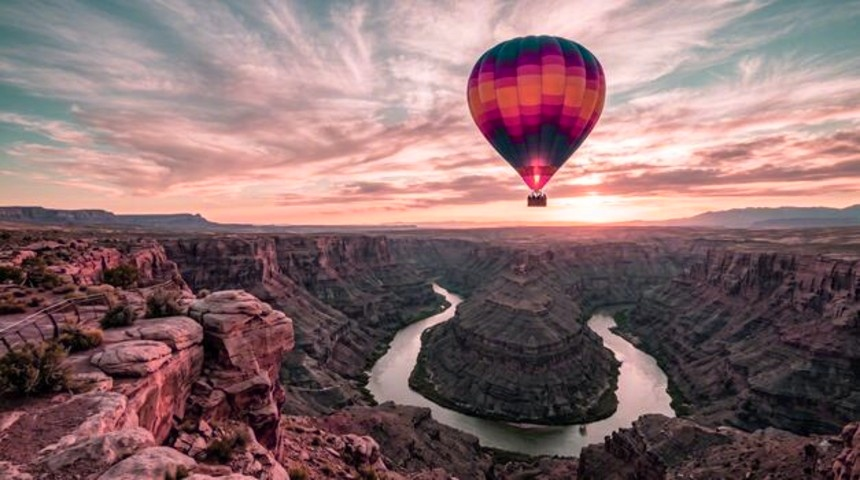
#> input picture outputs/img_hue.jpg, 860 x 480 px
$ python main.py
#> lines starting #> are read from the running program, lines starting #| are printed output that depends on the picture
### src/image.py
import numpy as np
import cv2 as cv

def flip_horizontal(img):
    return img[:, ::-1]

def flip_vertical(img):
    return img[::-1, :]

def rotate_90deg_cw(img):
    return cv.transpose(img[::-1, :])

def rotate_180deg_cw(img):
    return img[::-1, ::-1]

def rotate_270deg_cw(img):
    return rotate_90deg_cw(rotate_180deg_cw(img))

def crop(img, x1, y1, x2, y2):
    return img[x1:x2, y1:y2]

# [5 lines left out: function resize, not called in this run]

def rescale(img, factor=1.5):
    h, w = img.shape[:2]
    return resize(img, max(1, int(w * factor)), max(1, int(h * factor)))

# [6 lines left out: function grayscale, not called in this run]

def negetive(img):
    return 255 - img

def brightness(img, percent=50):
    res = img.astype(np.float32) * (1 + percent / 100)
    return np.clip(res, 0, 255).astype(np.uint)

def contrast(img, percent=50):
    res = img.astype(np.float32) * (percent/100)
    return np.clip(res, 0, 255).astype(np.uint8)

def threshold(img, t=127):
    gray = img if img.ndim == 2 else grayscale(img)
    return np.where(gray > t, 255, 0).astype(np.uint8)

# [94 lines left out: functions box_blur, gaussian_blur, alpha_blend, multiply, screen, overlay and 4 more, not called in this run]

def tint(img, color=(255, 0, 128), strength=0.3):
    out = (1 - strength) * img + strength * np.array(color)
    return np.clip(out, 0, 255).astype(np.uint8)

### src/main.py
import numpy as np
import cv2 as cv
import os
import sys
from image import flip_horizontal, flip_vertical, rotate_90deg_cw, rotate_180deg_cw, rotate_270deg_cw, crop, resize, rescale, grayscale, negetive, brightness, contrast, threshold, box_blur, gaussian_blur,alpha_blend, multiply,screen,overlay,difference , sharpen, hue_shift, saturation, tint

# defining functions that only take user inputs greater than 0
def safe_input_float(str):
    while(True):
        usr_input = float(input(str))
        if usr_input > 0:
            return usr_input
        else:
            continue

# defining function that saves a file in /outputs
def save(pathname, img):
    ok = cv.imwrite(pathname, img)
    print(f"Edited image save at {pathname}\n" if ok else "File not saved\n")

# directory where outputs are stored
os.makedirs("outputs", exist_ok=True)

# image reading
path = input("Enter the pathname of the image: ");
#> the answer given: ../outputs/img_hue.jpg
img = cv.imread(path);
#> img is the input picture: shape (480, 860, 3); mean B, G, R 109.5, 107.5, 136.1

#checking if image is read properly
if img is None:
    sys.exit("Error: Could not read the image. Check the file path and re run the code")

else:
    print("Image loaded successfully!\n")

#interactive menu
while(True):
    print("Enter a choice: \n")
    print("Transformation Menu:")
    print("1. Flip image horizontally")
    print("2. Flip image vertically")
    print("3. Rotate image by 90 degrees clockwise")
    print("4. Rotate image by 180 degrees clockwise")
    print("5. Rotate image by 270 degrees clockwise")
    print(f"6. Crop the image (image resolution : {img.shape[1]}x{img.shape[0]})")
#| 6. Crop the image (image resolution : 860x480)
    print("7. Resize the image")
    print("8. Rescale the image\n")

    print("Colour and intensity:")
    print("9. Convert to grayscale")
    print("10. Negetive/invert image")
    print("11. Adjust brightness")
    print("12. Adjust contrast")
    print("13. Treshold\n")

    print("Filters")
    print("14. Box blur")
    print("15. Gaussian blur")
    print("16. Sharpen image")

    print("\nBlend")
    print("17. Alpha blend two images")
    print("18. Multiply two images")
    print("19. Screen two images")
    print("20. Overlay two images")
    print("21. Difference two images")

    print("\nColour manipulation")
    print("22. Adjust hue")
    print("23. Adjust saturation")
    print("24. Add tint")

    print("\n0. Exit")
    choice = input("Enter your choice: ")
#> the answer given: 1

    #match-case construct
    match choice:
        case "1":
            img_flip_hor = flip_horizontal(img)
            save("outputs/img_flip_h.jpg", img_flip_hor)
        case "2":
            img_flip_ver = flip_vertical(img)
            save("outputs/img_flip_v.jpg", img_flip_ver)
        case "3":
            img_rot_90 = rotate_90deg_cw(img)
            save("outputs/img_rot_90.jpg", img_rot_90)
        case "4":
            img_rot_180 = rotate_180deg_cw(img)
            save("outputs/img_rot_180.jpg", img_rot_180)
        case "5":
            img_rot_270 = rotate_270deg_cw(img)
            save("outputs/img_rot_270.jpg", img_rot_270)
        case "6":
            x1 = int(safe_input_float("Enter the row from where cropping starts: "))
            x2 = int(safe_input_float("Enter the row where cropping ends: "))
            y1 = int(safe_input_float("Enter the column from where cropping starts: "))
            y2 = int(safe_input_float("Enter the column where cropping ends: "))
            img_cropped = crop(img, x1, y1, x2, y2)
            save("outputs/img_cropped.jpg", img_cropped)
        case "7":
            new_h = int(safe_input_float("Enter the new height of image: "))
            new_w = int(safe_input_float("Enter the new width: "))
            img_resize = resize(img, new_w, new_h)
            save("outputs/img_resize.jpg", img_resize)
        case "8":
            f = safe_input_float("Enter the factor through which the image should be scaled: ")
            img_scaled = rescale(img, f)
            save("outputs/img_scaled.jpg", img_scaled)
        case "9":
            img_greyscale = grayscale(img)
            save("outputs/img_greyscale.jpg", img_greyscale)
        case "10":
            img_invert = negetive(img)
            save("outputs/img_invert.jpg", img_invert)
        case "11":
            per = safe_input_float("Enter the percentage incrase in brightness: ")
            img_bright = brightness(img, per)
            save("outputs/img_bright.jpg", img_bright)
        case "12":
            per = safe_input_float("Enter the percentage increase in contrast: ")
            img_contrast = brightness(img, per)
            save("outputs/img_contrast.jpg", img_contrast)
        case "13":
            tresh = safe_input_float("Enter the treshold value (0 to 225): ")
            img_tresh = threshold(img, tresh)
            save("outputs/img_tresh.jpg", img_tresh)
        case "14":
            size = int(safe_input_float("Enter the size of the box filter: "))
            img_box_blur = box_blur(img, size)
            save("outputs/img_box_blur.jpg", img_box_blur)
        case "15":
            size = int(safe_input_float("Enter the size of the gaussian filter: "))
            img_gaussian_blur = gaussian_blur(img, size)
            save("outputs/img_gaussian_blur.jpg", img_gaussian_blur)
        case "16":
            img_sharpen = sharpen(img)
            save("outputs/img_sharpen.jpg", img_sharpen)
        case "17":
            path2 = input("Enter the pathname of the second image: ")
            img2 = cv.imread(path2)
            if img2 is None:
                print("Error: Could not read the second image. Check the file path and re run the code")
                continue
            alpha = safe_input_float("Enter the alpha value (between 0 and 1): ")
            img_alpha_blend = alpha_blend(img2, img, alpha)
            save("outputs/img_alpha_blend.jpg", img_alpha_blend)

        case "18":
            path2 = input("Enter the pathname of the second image: ")
            img2 = cv.imread(path2)
            if img2 is None:
                print("Error: Could not read the second image. Check the file path and re run the code")
                continue
            img_multiply = multiply(img2, img)
            save("outputs/img_multiply.jpg", img_multiply)
        case "19":
            path2 = input("Enter the pathname of the second image: ")
            img2 = cv.imread(path2)
            if img2 is None:
                print("Error: Could not read the second image. Check the file path and re run the code")
                continue
            img_screen = screen(img2, img)
            save("outputs/img_screen.jpg", img_screen)
        case "20":
            path2 = input("Enter the pathname of the second image: ")
            img2 = cv.imread(path2)
            if img2 is None:
                print("Error: Could not read the second image. Check the file path and re run the code")
                continue
            img_overlay = overlay(img2, img)
            save("outputs/img_overlay.jpg", img_overlay)
        case "21":
            path2 = input("Enter the pathname of the second image: ")
            img2 = cv.imread(path2)
            if img2 is None:
                print("Error: Could not read the second image. Check the file path and re run the code")
                continue
            img_difference = difference(img2, img)
            save("outputs/img_difference.jpg", img_difference)
        case "22":
            hue = safe_input_float("Enter the hue value (between 0 and 179): ")
            img_hue = hue_shift(img, hue)
            save("outputs/img_hue.jpg", img_hue)
        case "23":
            sat = int(safe_input_float("Enter the saturation value (between 0 and 255): "))
            img_saturation = saturation(img, sat)
            save("outputs/img_saturation.jpg", img_saturation)
        case "24":
            t = int(safe_input_float("Enter the tint value (between 0 and 255): "))
            img_tint = tint(img, t)
            save("outputs/img_tint.jpg", img_tint)
        case "0":
            break
        case _:
            print("Please enter a valid input")
#> in flip_horizontal, `return img[:, ::-1]`:
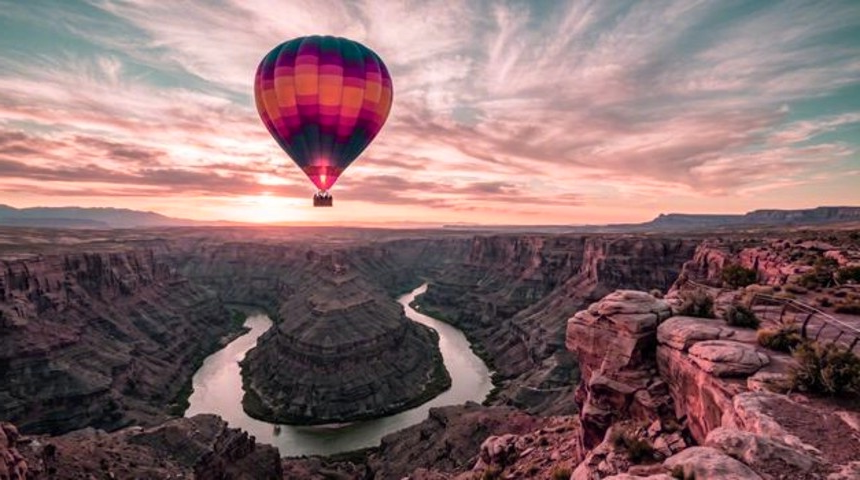
#> returned value: shape (480, 860, 3); mean of channels 0, 1, 2 109.5, 107.5, 136.1; drawn as B, G, R
#| Edited image save at outputs/img_flip_h.jpg
#> (the run stopped early here; a loop or call above may not have finished)
